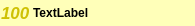
<?xml version="1.0" encoding="UTF-8"?>
<ui version="4.0">
 <class>FilmListItemWidget</class>
 <widget class="QWidget" name="FilmListItemWidget">
  <property name="geometry">
   <rect>
    <x>0</x>
    <y>0</y>
    <width>195</width>
    <height>26</height>
   </rect>
  </property>
  <property name="windowTitle">
   <string>Form</string>
  </property>
  <property name="styleSheet">
   <string notr="true">background-color: rgb(255, 255, 185);</string>
  </property>
  <layout class="QHBoxLayout" name="horizontalLayout">
   <property name="spacing">
    <number>1</number>
   </property>
   <property name="margin">
    <number>1</number>
   </property>
   <item>
    <widget class="QLabel" name="ratingLabel">
     <property name="sizePolicy">
      <sizepolicy hsizetype="Fixed" vsizetype="Preferred">
       <horstretch>0</horstretch>
       <verstretch>0</verstretch>
      </sizepolicy>
     </property>
     <property name="font">
      <font>
       <pointsize>13</pointsize>
       <weight>75</weight>
       <italic>true</italic>
       <bold>true</bold>
      </font>
     </property>
     <property name="styleSheet">
      <string notr="true">color: rgb(206, 193, 4);</string>
     </property>
     <property name="text">
      <string>100</string>
     </property>
    </widget>
   </item>
   <item>
    <widget class="Line" name="line">
     <property name="sizePolicy">
      <sizepolicy hsizetype="Minimum" vsizetype="Expanding">
       <horstretch>0</horstretch>
       <verstretch>0</verstretch>
      </sizepolicy>
     </property>
     <property name="orientation">
      <enum>Qt::Horizontal</enum>
     </property>
    </widget>
   </item>
   <item>
    <widget class="QLabel" name="filmName">
     <property name="sizePolicy">
      <sizepolicy hsizetype="Expanding" vsizetype="Preferred">
       <horstretch>0</horstretch>
       <verstretch>0</verstretch>
      </sizepolicy>
     </property>
     <property name="font">
      <font>
       <weight>75</weight>
       <bold>true</bold>
      </font>
     </property>
     <property name="styleSheet">
      <string notr="true"/>
     </property>
     <property name="text">
      <string>TextLabel</string>
     </property>
    </widget>
   </item>
  </layout>
 </widget>
 <resources/>
 <connections/>
</ui>
